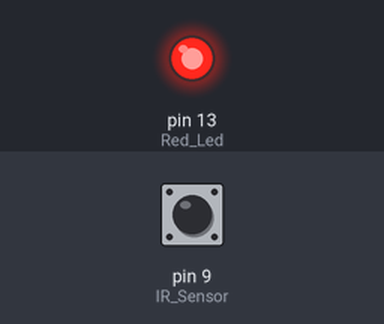
A sketch run on a simulated Arduino Uno, built with avr-gcc and run on an emulated ATmega328P. Shown: output pins drawn as LEDs (lit = HIGH). Dashed ring = blinking. Inputs (shaded band) come from the test bench; at power-on: pin 9 (IR_Sensor) LOW. What the sketch prints to the serial monitor is not drawn.

Above: at 1.2 s.
1.3 s: pin 9 (IR_Sensor) driven HIGH
At 2.5 s:
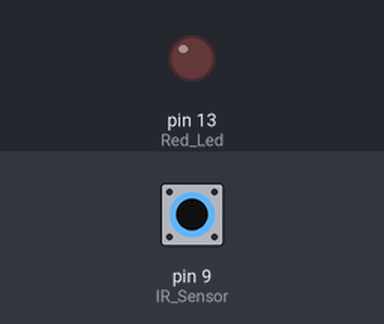
2.8 s: pin 9 (IR_Sensor) driven LOW
At 3.8 s:
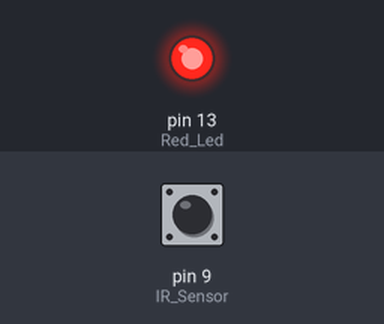
5.8 s: pin 9 (IR_Sensor) pulsed HIGH 2 times (0.12 s each, 0.3 s apart)
At 6.01 s:
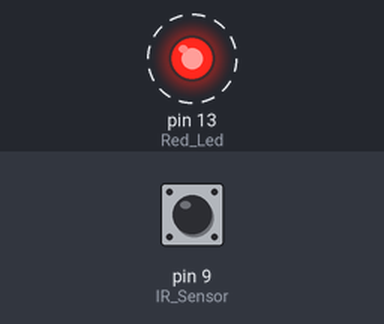
9.4 s: pin 9 (IR_Sensor) pulsed HIGH 5 times (0.12 s each, 0.3 s apart)
At 11.7 s:
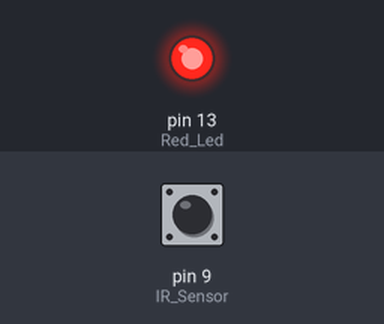
Timing chart, 0 to 13.2 s (numbered marks = the images above; inputs shaded):
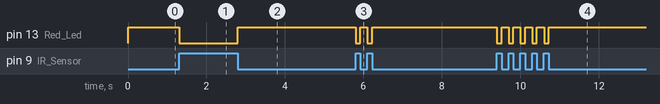

The sketch:

Experiment_10_Code.ino
```cpp
int IR_Sensor = 9;

int Red_Led = 13;

void setup()
{
  Serial.begin(115200);

  Serial.println("Serial Working...");

  pinMode(Red_Led, OUTPUT);
}

void loop()
{
  int sensor_status = digitalRead(IR_Sensor);

  if (sensor_status == 1)
  {
    digitalWrite(Red_Led, LOW);

    Serial.println("Motion Detected!!");
  }

  else
  {
    digitalWrite(Red_Led, HIGH);

    Serial.println("Motion Ended!!");
  }
}
```

Measured:
- after the input at 1.3 s, pin 13 (Red_Led): HIGH → LOW at once
- after the input at 2.8 s, pin 13 (Red_Led): LOW → HIGH at once
- after the input at 5.8 s, pin 13 (Red_Led): alternates HIGH for 0.18 s and LOW for 0.12 s, 4 changes in all, then stays HIGH, starting at once
- after the input at 9.4 s, pin 13 (Red_Led): alternates HIGH for 0.18 s and LOW for 0.12 s, 10 changes in all, then stays HIGH, starting at once
